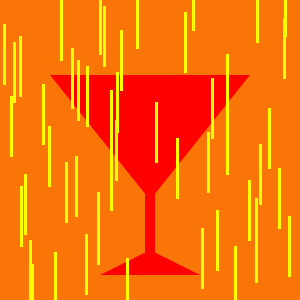
Frame 1 (no input)
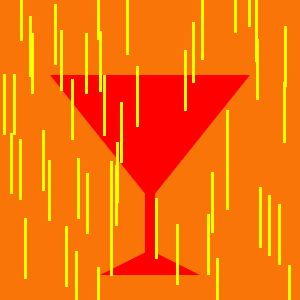
Frame 60 (the mouse pressed at the canvas centre just before this capture)
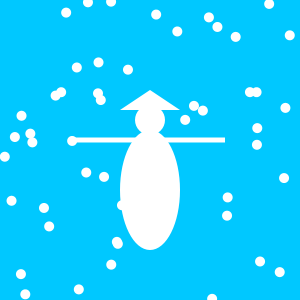
Frame 120 (the mouse held since frame 60 and released just before this capture)

The Processing sketch that drew these frames (run headless with seeded random() and noise(); from frame 60 on, the mouse is pressed at the canvas centre):

// Processing sketch: processing_39761
// ── processing_39761.pde

//summer and winter
//code inspired from D.Shiftman, Learning Processing, p.115 as presentated by Prof Senske in Class week 6

int count=50; //number of sunshine and snow

float[]x=new float[count];
float[]y=new float[count];
//array x and y coordinate
float[]speed=new float[count];
//snow and sunshine speed


color sun=color (255, 255, 0);
color snow=color(255, 255, 255);
color iceblue=color(0, 200, 255);
color orangesky=color (250, 117, 8);
color syrup=color(255, 0, 0);
// create color name

void setup() {
  size(300, 300);
  for (int a=0;a<count;a++) {
    x[a]=random(width);
    y[a]=a*(height/count);
    speed[a]=random(0.5, 2);
  }
}

void draw() {
  background(255, 255, 255);
  if (mousePressed) {
    stroke(0);
    background(iceblue);
    noStroke();
    rectMode(CENTER);
    rect(150, 140, 150, 5);
    ellipse(150, 190, 60, 120);
    ellipse(150, 120, 30, 30);
    triangle(120, 110, 180, 110, 150, 90);
    //draw the snowman
    for (int a=0;a<count;a++) {
      fill(snow);
      ellipse(x[a], y[a], 10, 10); 
      y[a]=y[a]+speed[a];
      if (y[a]>width+5) {
        y[a]=-5;
        //draw the falling snow
      }
    }
  }
  else {
    background (orangesky);
    fill(syrup);
    noStroke();
    triangle(50, 75, 250, 75, 150, 200);
    rectMode(CENTER);
    rect(150, 225, 10, 100);
    triangle(100, 275, 200, 275, 150, 250);
    //draw the glass silhoutte
    fill(sun);
    stroke(sun);
    for (int a=0;a<count;a++) {
      rect(x[a], y[a], 2, 60); 
      y[a]=y[a]+speed[a];
      if (y[a]>width+2) {
        y[a]=-5;
        //draw the falling sunshine
      }
    }
  }
}
